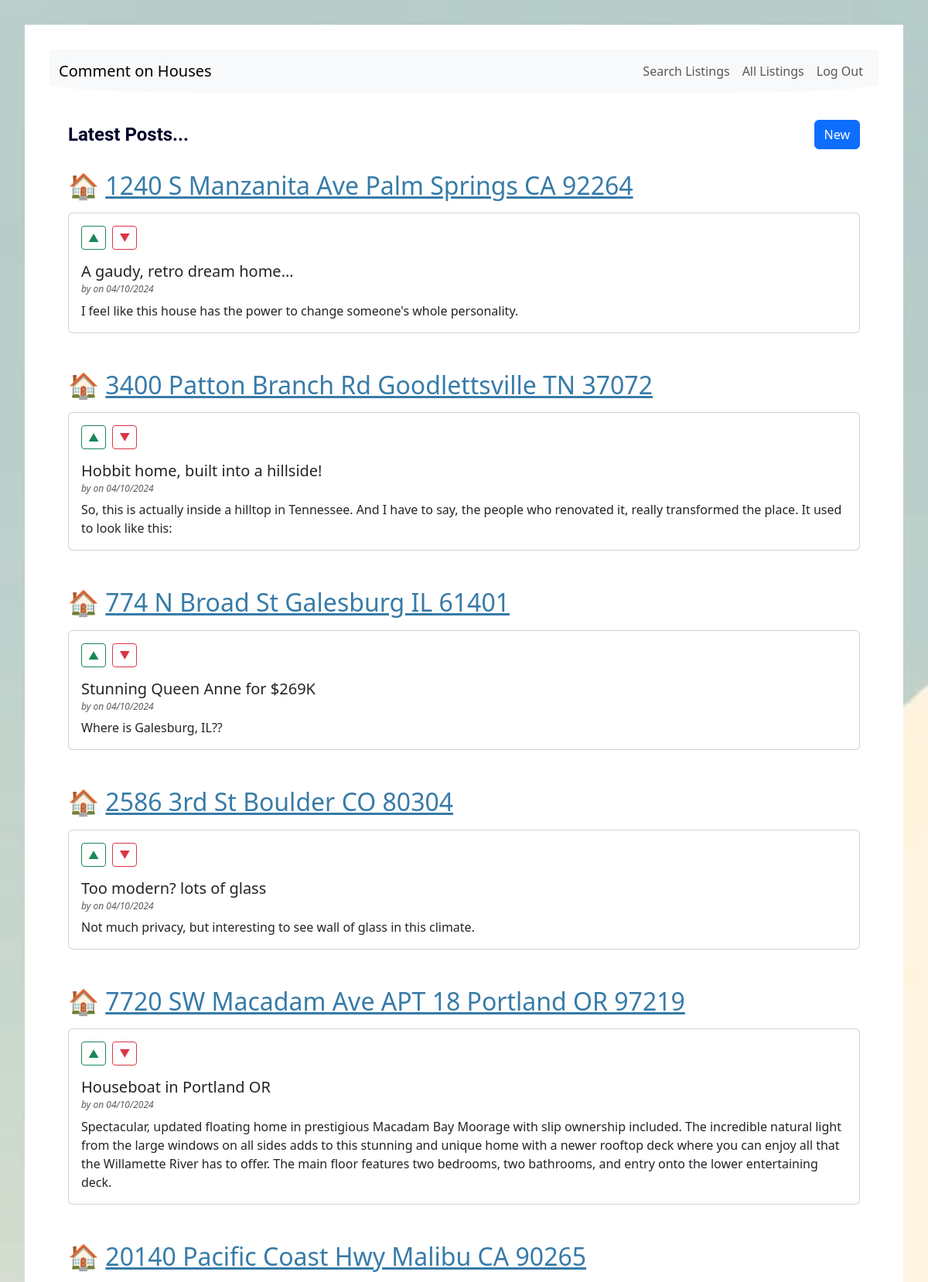
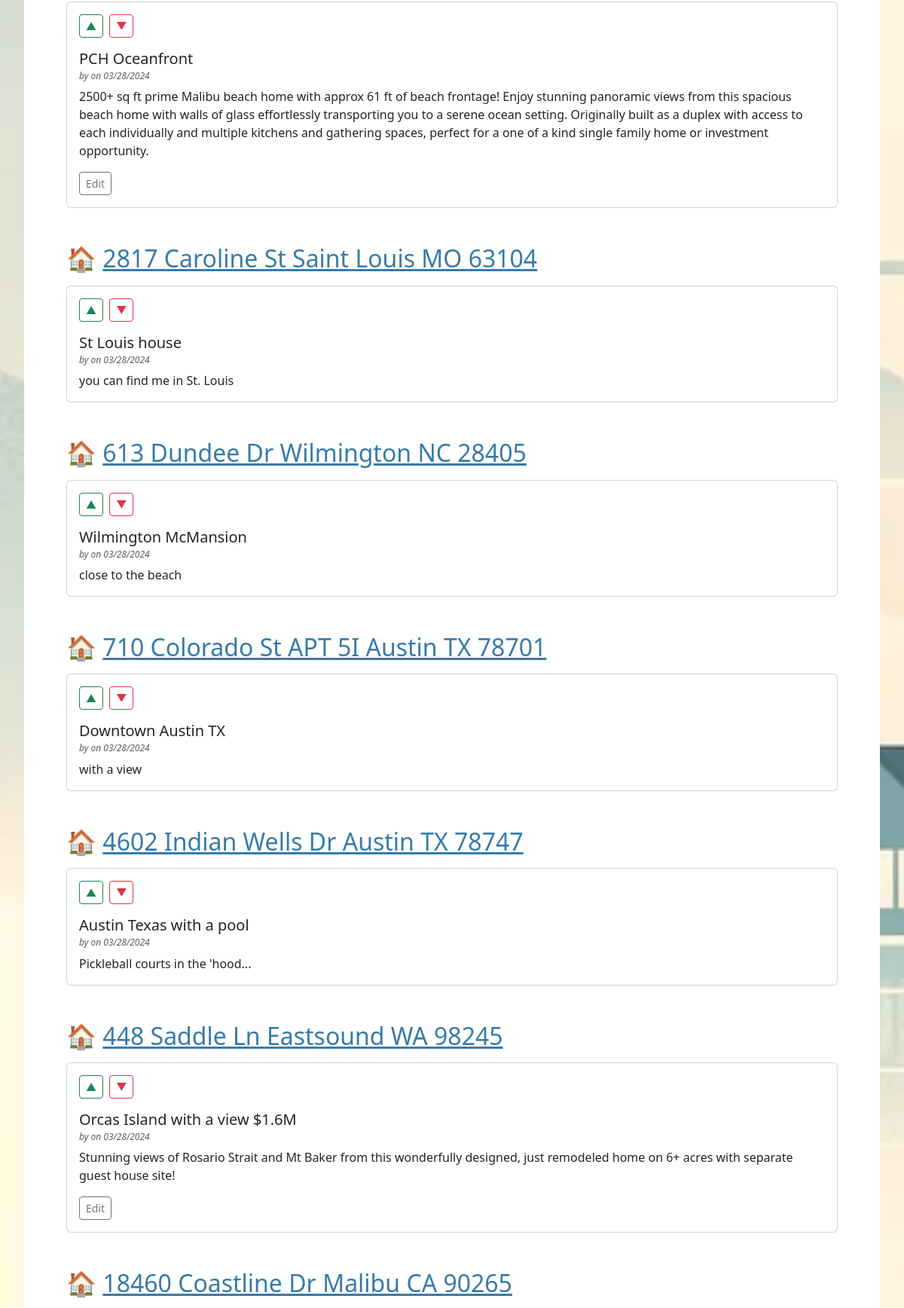
/search/results (signed in, upper part), run on the app's committed database (2 pictures, top to bottom).
### tables this page shows
CREATE TABLE post (
  id INTEGER PRIMARY KEY AUTOINCREMENT,
  author_id INTEGER NOT NULL,
  created TIMESTAMP NOT NULL DEFAULT CURRENT_TIMESTAMP,
  title TEXT NOT NULL,
  body TEXT NOT NULL,
  listing TEXT,
  state TEXT,
  FOREIGN KEY (author_id) REFERENCES user (id)
);

### flaskr/blog.py (the view, shortened to what this page needs)
@bp.route('/search/results', methods=['GET'])
def search_results():
    search_type = request.args.get('search_type')
    db = get_db()
    if search_type == 'state':
        state = request.args.get('state')
        query = 'SELECT * FROM post WHERE state = ? ORDER BY created DESC'
        params = (state,)
    else:
        query = 'SELECT * FROM post ORDER BY created DESC'
        params = ()
    posts = [dict(row) for row in db.execute(query, params).fetchall()]
    for post in posts:
        if post['listing']:
            parsed_address, state = parse_address_from_listing(post['listing'])
            post['parsed_address'] = parsed_address
            post['state'] = state
    grouped_posts = {k: list(v) for k, v in groupby(posts, key=itemgetter('parsed_address'))}
    return render_template('blog/index.html', grouped_posts=grouped_posts)

### flaskr/auth.py (called while the page is built)
@bp.before_app_request
def load_logged_in_user():
    user_id = session.get('user_id')
    if user_id is None:
        g.user = None
    else:
        g.user = get_db().execute(
            'SELECT * FROM user WHERE id = ?', (user_id,)
        ).fetchone()

### flaskr/blog.py (called while the page is built)
def parse_address_from_listing(listing_url):
    house_emoji = '\U0001F3E0'
    parts = listing_url.split('/')
    address_part = parts[4]
    address = address_part.replace('-', ' ')
    state = address[-8:-6]
    formatted_address = f"{house_emoji} <a href='{listing_url}' target='_blank'>{address}</a>"
    return formatted_address, state

### flaskr/db.py (called while the page is built)
def get_db():
    if 'db' not in g:
        g.db = sqlite3.connect(
            current_app.config['DATABASE'],
            detect_types=sqlite3.PARSE_DECLTYPES
        )
        g.db.row_factory = sqlite3.Row
    return g.db

### flaskr/templates/blog/index.html (shortened to what this page needs)
{% extends 'base.html' %}
{% block header %}
<div class="container mt-4">
  <div class="d-flex justify-content-between align-items-center">
    <h1 class="fw-bold">{% block title %}Latest Posts...{% endblock %}</h1>
    {% if g.user %}
      <a class="btn btn-primary" href="{{ url_for('blog.create') }}">New</a>
    {% endif %}
  </div>
</div>
{% endblock %}
{% block content %}
<div class="container mt-3">
  {% for listing, posts in grouped_posts.items() %}
    <section class="mb-5">
      <h2 class="mb-3">{{ posts[0].parsed_address|safe }}</h2>
      {% for post in posts %}
        <div class="card mb-3">
          <div class="card-body">
            <div class="d-flex align-items-center mb-3">
              <form action="{{ url_for('blog.vote') }}" method="post" class="me-2">
                <button type="submit" name="vote_type" value="1" class="btn btn-outline-success btn-sm">&#x25B2; </button>
              </form>
              <form action="{{ url_for('blog.vote') }}" method="post" class="me-2">
                <button type="submit" name="vote_type" value="-1" class="btn btn-outline-danger btn-sm">&#x25BC; </button>
              </form>
            </div>
            <h3 class="card-title smaller-size">{{ post['title'] }}</h3>
            <h6 class="card-subtitle mb-2 text-muted h6-reduce">
              <em>by {{ post['username'] }} on {{ post['created'].strftime('%m/%d/%Y') }}</em>
            </h6>
            <p class="card-text">{{ post['body'] }}</p>
            {% if g.user['id'] == post['author_id'] %}
              <a class="btn btn-outline-secondary btn-sm" href="{{ url_for('blog.update', id=post['id']) }}">Edit</a>
            {% endif %}
          </div>
        </div>
      {% endfor %}
    </section>
  {% endfor %}
</div>
{% endblock %}

### flaskr/static/style.css (style rules this page uses)
html { font-family: "Roboto"; background-image: url("bkgrnd2.png"); background-size: cover; background-repeat: no-repeat; background-attachment: fixed; padding: 2rem; }
body { max-width: max-content; margin: 0 auto; background: white; padding: 2rem; }
h1 { font-family: 'Roboto'; color: #010329; font-size: 1.5rem; margin: 1rem 0; align-self: center; font-weight: bold; }
h2 { font: 'Roboto'; font-size: 2rem; }
.smaller-size { font-size: 1.25rem; }
.h6-reduce { font-size: .75rem; }
a { color: #377ba8; }

### data on the page
post: title "A gaudy, retro dream home...", created "04/10/2024", body "I feel like this house has the power to change someone's whole personality."
post: title "Hobbit home, built into a hillside!", created "04/10/2024", body "So, this is actually inside a hilltop in Tennessee. And I have to say, the people who renovated it, really transformed the place. It used to look like this:"
post: title "Stunning Queen Anne for $269K", created "04/10/2024", body "Where is Galesburg, IL??"
post: title "Too modern? lots of glass", created "04/10/2024", body "Not much privacy, but interesting to see wall of glass in this climate."
post: title "Houseboat in Portland OR", created "04/10/2024", body "Spectacular, updated floating home in prestigious Macadam Bay Moorage with slip ownership included. The incredible natural light from the large windows on all sides adds to this stunning and unique home with a newer rooftop deck where you can enjoy all that the Willamette River has to offer. The main floor features two bedrooms, two bathrooms, and entry onto the lower entertaining deck."
post: title "PCH Oceanfront", created "03/28/2024", body "2500+ sq ft prime Malibu beach home with approx 61 ft of beach frontage! Enjoy stunning panoramic views from this spacious beach home with walls of glass effortlessly transporting you to a serene ocean setting. Originally built as a duplex with access to each individually and multiple kitchens and gathering spaces, perfect for a one of a kind single family home or investment opportunity."
post: title "St Louis house", created "03/28/2024", body "you can find me in St. Louis"
post: title "Wilmington McMansion", created "03/28/2024", body "close to the beach"
post: title "Downtown Austin TX", created "03/28/2024", body "with a view"
post: title "Austin Texas with a pool", created "03/28/2024", body "Pickleball courts in the 'hood..."
post: title "Orcas Island with a view $1.6M", created "03/28/2024", body "Stunning views of Rosario Strait and Mt Baker from this wonderfully designed, just remodeled home on 6+ acres with separate guest house site!"

### other printed values
{{ posts[0].parsed_address|safe }} "🏠 1240 S Manzanita Ave Palm Springs CA 92264" "🏠 3400 Patton Branch Rd Goodlettsville TN 37072" "🏠 774 N Broad St Galesburg IL 61401" "🏠 2586 3rd St Boulder CO 80304" "🏠 7720 SW Macadam Ave APT 18 Portland OR 97219" "🏠 20140 Pacific Coast Hwy Malibu CA 90265" "🏠 2817 Caroline St Saint Louis MO 63104" "🏠 613 Dundee Dr Wilmington NC 28405" "🏠 710 Colorado St APT 5I Austin TX 78701" "🏠 4602 Indian Wells Dr Austin TX 78747" "🏠 448 Saddle Ln Eastsound WA 98245" "🏠 18460 Coastline Dr Malibu CA 90265"
